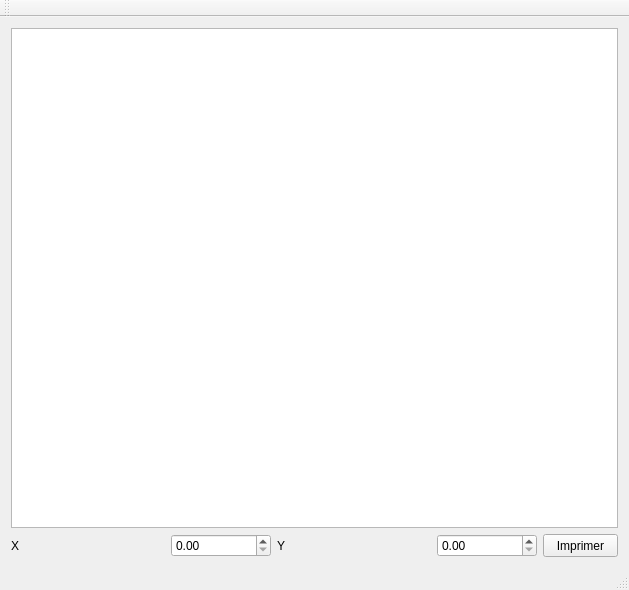
<?xml version="1.0" encoding="UTF-8"?>
<ui version="4.0">
 <class>MainWindow</class>
 <widget class="QMainWindow" name="MainWindow">
  <property name="geometry">
   <rect>
    <x>0</x>
    <y>0</y>
    <width>629</width>
    <height>590</height>
   </rect>
  </property>
  <property name="windowTitle">
   <string>MainWindow</string>
  </property>
  <widget class="QWidget" name="centralWidget">
   <layout class="QGridLayout" name="gridLayout">
    <item row="1" column="0">
     <layout class="QHBoxLayout" name="horizontalLayout">
      <item>
       <widget class="QLabel" name="label">
        <property name="text">
         <string>X</string>
        </property>
       </widget>
      </item>
      <item>
       <widget class="QDoubleSpinBox" name="doubleSpinBoxX">
        <property name="maximumSize">
         <size>
          <width>100</width>
          <height>16777215</height>
         </size>
        </property>
        <property name="maximum">
         <double>1000000.000000000000000</double>
        </property>
       </widget>
      </item>
      <item>
       <widget class="QLabel" name="label_2">
        <property name="text">
         <string>Y</string>
        </property>
       </widget>
      </item>
      <item>
       <widget class="QDoubleSpinBox" name="doubleSpinBoxY">
        <property name="maximumSize">
         <size>
          <width>100</width>
          <height>16777215</height>
         </size>
        </property>
        <property name="maximum">
         <double>1000000.000000000000000</double>
        </property>
       </widget>
      </item>
     </layout>
    </item>
    <item row="1" column="1">
     <widget class="QPushButton" name="btn_imprimer">
      <property name="maximumSize">
       <size>
        <width>75</width>
        <height>23</height>
       </size>
      </property>
      <property name="layoutDirection">
       <enum>Qt::RightToLeft</enum>
      </property>
      <property name="text">
       <string>Imprimer</string>
      </property>
     </widget>
    </item>
    <item row="0" column="0" colspan="2">
     <widget class="QGraphicsView" name="graphicsView"/>
    </item>
   </layout>
  </widget>
  <widget class="QMenuBar" name="menuBar">
   <property name="geometry">
    <rect>
     <x>0</x>
     <y>0</y>
     <width>629</width>
     <height>21</height>
    </rect>
   </property>
  </widget>
  <widget class="QToolBar" name="mainToolBar">
   <attribute name="toolBarArea">
    <enum>TopToolBarArea</enum>
   </attribute>
   <attribute name="toolBarBreak">
    <bool>false</bool>
   </attribute>
  </widget>
  <widget class="QStatusBar" name="statusBar"/>
 </widget>
 <layoutdefault spacing="6" margin="11"/>
 <resources/>
 <connections/>
</ui>
